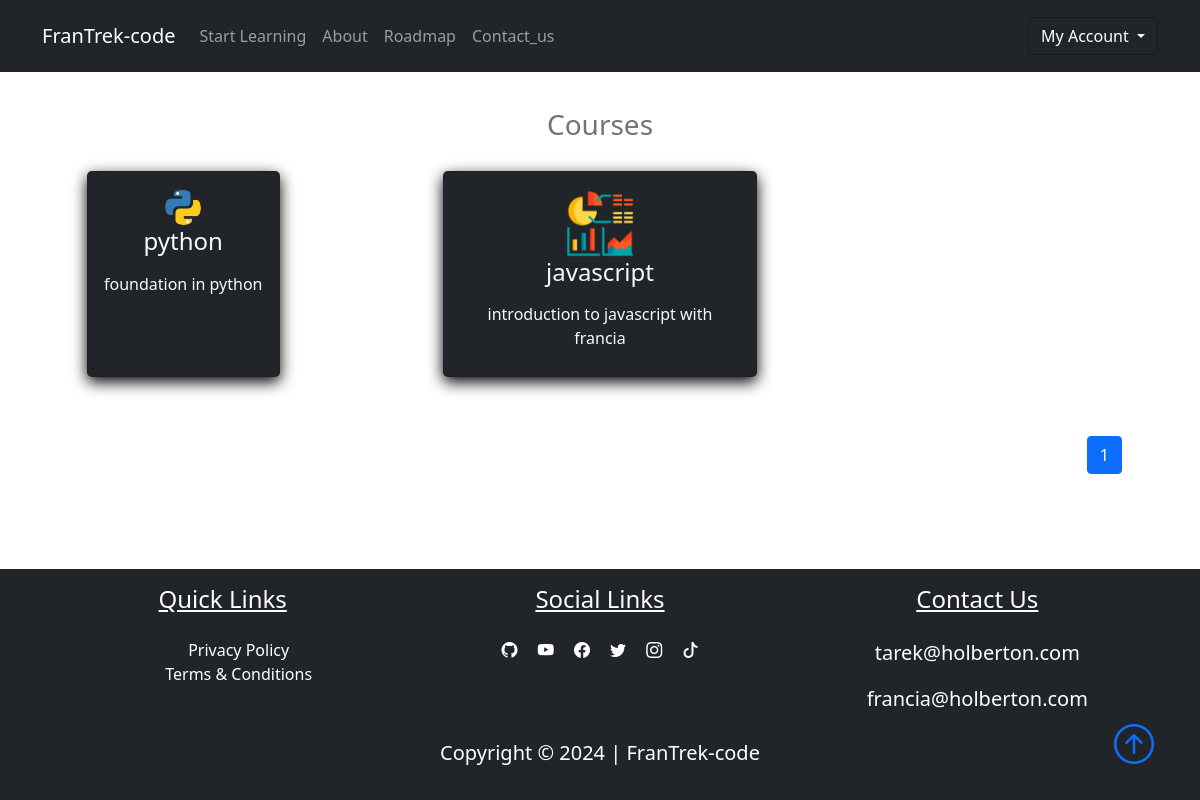
Screenshot of /courses (signed in) with the database file from the repository.
### FranTrek/models.py (models this page shows, shortened)
class Course(db.Model):
    id = db.Column(db.Integer, primary_key=True)
    title = db.Column(db.String(50), unique=True, nullable=False)
    description = db.Column(db.String(150), nullable=False)
    icon = db.Column(db.String(20), nullable=False, default="default_icon.jpg")
    lessons = db.relationship("Lesson", backref="course_name", lazy=True)

### FranTrek/courses/routes.py (the view)
@courses_bp.route("/courses")
def courses():
    page = request.args.get("page", 1, type=int)
    courses = Course.query.paginate(page=page, per_page=6)
    return render_template("courses.html", title="Courses", courses=courses)

### FranTrek/models.py (called while the page is built)
@login_manager.user_loader
def load_user(user_id):
    return User.query.get(int(user_id))

### FranTrek/templates/courses.html
{% extends "layout.html"%}
{% block content %}
<section class="bg-ligh">
    <div class="container p-5">
        <h3 class="text-center text-secondary" id='learn'>Courses</h3>
        <div class="row">
            {% for course in courses.items %}
            <div class="col-sm-12 col-md-6 col-lg-4 p-3 d-flex align-items-stretch">
                <a href="{{url_for('courses.course', course_title=course.title)}}" class="text-decoration-none">
                    <div class="card bg-dark text-light h-100">
                        <div class="card-body text-center">
                            <img src="{{url_for('static', filename='course_icons/'+course.icon)}}" alt=""
                                class="card-img w-25">
                            <h4 class="card-title mb-3">
                                {{course.title}}
                            </h4>
                            <p class="card-text">{{course.description}}</p>
                        </div>
                    </div>
                </a>
            </div>
            {% endfor %}
            <nav class="mt-5" aria-label="...">
                <ul class="pagination" style="display: flex; justify-content: flex-end">
                    {% for page_num in courses.iter_pages(left_edge=1, right_edge=1, left_current=1, right_current=2) %}
                    {% if page_num %}
                    {% if courses.page == page_num %}
                    <li class="page-item active">
                        <a href="{{url_for('courses.courses', page=page_num)}}" class="page-link">{{page_num}}</a>
                    </li>
                    {%else%}
                    <li class="page-item">
                        <a href="{{url_for('courses.courses', page=page_num)}}" class="page-link">{{page_num}}</a>
                    </li>
                    {%endif%}
                    {% else %}
                    ...
                    {% endif %}
                    {% endfor %}
                </ul>
            </nav>
        </div>
    </div>
</section>
{% endblock content %}

### FranTrek/static/main.css (style rules this page uses)
body::before { display: block; content: ''; height: 60px; }
.card { transition: 0.7s ease; box-shadow: 0 5px 15px rgba(1 1 1/ 15); border-radius: 5px; margin: 5px; }

### rows the page displays
Course: icon (picture), title "python", description "foundation in python"
Course: icon (picture), title "javascript", description "introduction to javascript with francia"

### other values shown
{{ page_num }} "1"
